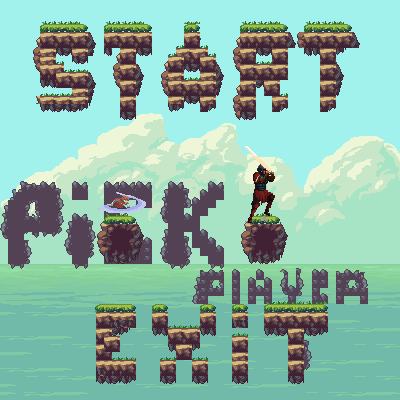

This game map was drawn from its Tiled (.tmx) file and the tilesets committed beside it. A one-line description and the trimmed map source follow:
An orthogonal 50x50 tile map with 8x8 px tiles, 5 tile layers (Tile Layer 1, Tile Layer 2, Choose, Exi, ...), 7 tilesets.

<map version="1.2" tiledversion="1.2.4" orientation="orthogonal" renderorder="right-down" width="50" height="50" tilewidth="8" tileheight="8" infinite="0" nextlayerid="7" nextobjectid="1">
 <tileset firstgid="1" name="Tileset" tilewidth="8" tileheight="8" tilecount="240" columns="20">
  <image source="../sprites/Tileset.png" width="160" height="96" />
 </tileset>
 <tileset firstgid="241" name="sea" tilewidth="8" tileheight="8" tilecount="168" columns="14">
  <image source="../sprites/sea.png" width="112" height="96" />
 </tileset>
 <tileset firstgid="409" name="sky" tilewidth="8" tileheight="8" tilecount="532" columns="14">
  <image source="../sprites/sky.png" width="112" height="304" />
 </tileset>
 <tileset firstgid="941" name="clouds" tilewidth="8" tileheight="8" tilecount="1972" columns="68">
  <image source="../sprites/clouds.png" width="544" height="236" />
 </tileset>
 <tileset firstgid="2913" name="Tileset" tilewidth="8" tileheight="8" tilecount="240" columns="20">
  <image source="../sprites/Tileset.png" width="160" height="96" />
 </tileset>
 <tileset firstgid="3153" name="Adven-attack-right" tilewidth="50" tileheight="37" tilecount="6" columns="6">
  <image source="../sprites/Adven-attack-right.png" width="300" height="37" />
 </tileset>
 <tileset firstgid="3159" name="knight-attack-right" tilewidth="128" tileheight="96" tilecount="5" columns="5">
  <image source="../sprites/knight-attack-right.png" width="640" height="96" />
 </tileset>
 <layer id="1" name="Tile Layer 1" width="50" height="50" locked="1">
  <data>[2500 cells, 2500 non-empty, 392 distinct tile ids]</data>
 </layer>
 <layer id="2" name="Tile Layer 2" width="50" height="50" locked="1">
  <data>[2500 cells, 1000 non-empty, 1000 distinct tile ids]</data>
 </layer>
 <layer id="6" name="Choose" width="50" height="50" locked="1">
  <data>[2500 cells, 301 non-empty, 31 distinct tile ids]</data>
 </layer>
 <layer id="4" name="Exi" width="50" height="50" locked="1">
  <data>[2500 cells, 128 non-empty, 17 distinct tile ids]</data>
 </layer>
 <layer id="5" name="Start" width="50" height="50">
  <data>[2500 cells, 571 non-empty, 50 distinct tile ids]</data>
 </layer>
</map>
